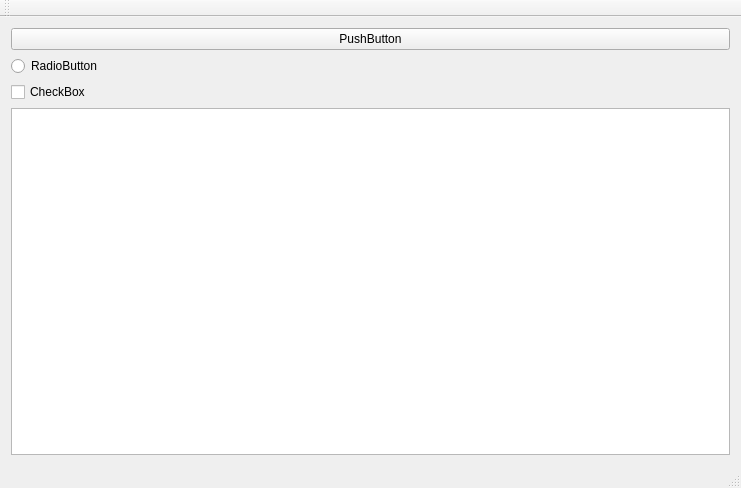
<?xml version="1.0" encoding="UTF-8"?>
<ui version="4.0">
 <class>MainWindow</class>
 <widget class="QMainWindow" name="MainWindow">
  <property name="geometry">
   <rect>
    <x>0</x>
    <y>0</y>
    <width>741</width>
    <height>488</height>
   </rect>
  </property>
  <property name="windowTitle">
   <string>MainWindow</string>
  </property>
  <widget class="QWidget" name="centralWidget">
   <layout class="QVBoxLayout" name="verticalLayout">
    <item>
     <widget class="QPushButton" name="pushButton">
      <property name="text">
       <string>PushButton</string>
      </property>
     </widget>
    </item>
    <item>
     <widget class="QRadioButton" name="radioButton">
      <property name="text">
       <string>RadioButton</string>
      </property>
     </widget>
    </item>
    <item>
     <widget class="QCheckBox" name="checkBox">
      <property name="text">
       <string>CheckBox</string>
      </property>
     </widget>
    </item>
    <item>
     <widget class="QGraphicsView" name="graphicsView"/>
    </item>
   </layout>
  </widget>
  <widget class="QMenuBar" name="menuBar">
   <property name="geometry">
    <rect>
     <x>0</x>
     <y>0</y>
     <width>741</width>
     <height>30</height>
    </rect>
   </property>
  </widget>
  <widget class="QToolBar" name="mainToolBar">
   <attribute name="toolBarArea">
    <enum>TopToolBarArea</enum>
   </attribute>
   <attribute name="toolBarBreak">
    <bool>false</bool>
   </attribute>
  </widget>
  <widget class="QStatusBar" name="statusBar"/>
 </widget>
 <layoutdefault spacing="6" margin="11"/>
 <resources/>
 <connections/>
</ui>
